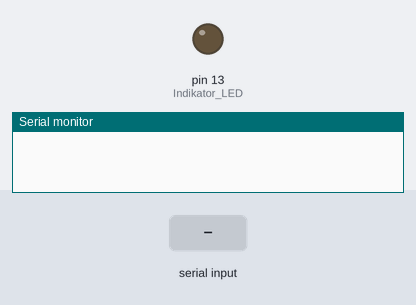
Bench run of a sketch on a simulated Arduino Nano, built with avr-gcc and run on an emulated ATmega328P. Shown: output pins drawn as LEDs (lit = HIGH), the last lines printed to the serial monitor. Inputs (shaded band) come from the test bench. EEPROM starts erased.

Above: at 1.2 s.
1.3 s: "Opening\n" received over Serial
2.8 s: "Writing\n" received over Serial
4.3 s: "Opening\n" received over Serial
At 5.6 s:
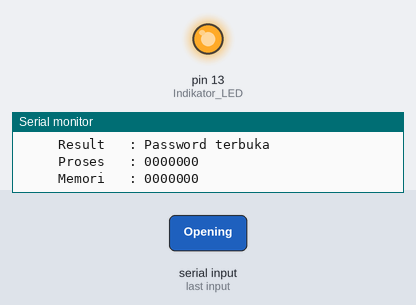
Timing chart, 0 to 7.3 s (numbered marks = the images above; inputs shaded):
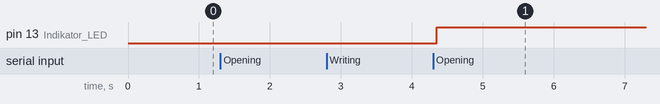

The sketch:

CaesarEncrypt.ino
```cpp
/*
 * Project    = Interface Enkripsi Caesar Pada Arduino Nano Menggunakan Python3 dan Qt5
 * Author     = I Wayan Adiyasa
 * NIM        = 16/404567/PTK/10984
 * Dosen      = Agus Bejo
 * Deskripsi  = Program firmware ini diperuntukan pengunci dengan menggunakan sandi Caesar
 *              dengan menggeser data string yang diterima. Data yang diterima dari
 *              interface Python dan PyQt akan dienkripsi sesuai dengan jumlah data yang
 *              akan digeser. Hasil enkripsi akan diolah untuk disimpan ke dalam EEPROM
 *              atau digunakan untuk membuka kunci / password. Data yang disimpan dalam
 *              EEPROM adala hasil enkripsi, sehingga orang lain tidak mampu mengetahui
 *              password yang tersimpan dalam mikrokontroler.
 */

#include <EEPROM.h>
#include "String.h"

int DataEEPROM[50];			        // Jumlah karakter pada EEPROM
int EncripVal;                  // Nilai pergeseran data saat di encript
int count;                      // Variable untuk fungsi for

String datain;					        // Data Masuk dari USART
String data1;					          // Akses baca atau tulis
int data2;					            // Data encript dan decript
String data3;					          // Data password
bool stsPassword;

void setup() {
  Serial.begin(115200);			    // Inisialisasi memulai komunikasi
  pinMode(13, OUTPUT);			    // Indikator LED
  BacaEEPROM();                 // Baca semua isi EEPROM
  stsPassword = false;          // Status ini, password tertutup
}

void loop() {
  ReadUART();
}

// Proses membaca UART
void ReadUART(){
  if(Serial.available()>0){
    datain = Serial.readStringUntil('\n');
    data1 = datain.substring(0,7);  			    // Status Opening atau Writing
    data2 = datain.substring(7,8).toInt(); 	  // Konversi data string ke integer dari 0 sampai 9
    data3 = datain.substring(8,33);  			    // Jumlah password 25

    delay(50);
    Serial.println("Data diterima : ");
    Serial.print("     Status   : ");
    Serial.println(data1);
    Serial.print("     Enkripsi : ");
    Serial.println(data2);
    Serial.print("     Password : ");
    Serial.println(data3);

    Serial.print("     Result   : ");
    if(data1 == "Opening"){Opening();}
    else if(data1 == "Writing"){Writing();}
    else {Closing();}

    Serial.print("     Proses   : ");
    for(count=0;count<7;count++){Serial.print(data3[count]+data2);}
    Serial.println();
    BacaEEPROM();
    Serial.print("     Memori   : ");
    for(count=0;count<7;count++){Serial.print(DataEEPROM[count]);}
    Serial.println();
  }
}

// Proses membuka kunci
void Opening(){
  for(count=0;count<7;count++){
    if(data3[count]+data2 == DataEEPROM[count]){
      digitalWrite(13,HIGH);
      stsPassword = true;
    }
    else {
      count=7;
      digitalWrite(13,LOW);
      stsPassword = false;
    }
  }
  if(stsPassword == true){Serial.println("Password terbuka");}
  else{Serial.println("Password tertutup");}
}

// Proses penulisan data ke memori EEPROM
void Writing(){
  EEPROM.write(0,data2);
  for(count=1;count<8;count++){
    EEPROM.write(count, data3[count-1]+data2);
    delay(50);
  }
  Serial.println("Password sudah ditulis ke memori");
}

// Ketika data yang diterima tidak sesuai dengan protokol
void Closing(){
  digitalWrite(13, LOW);
  Serial.println("Protokol SALAH!!!");
}

// Proses pembacaan pada EEPROM
void BacaEEPROM(){
  EncripVal = EEPROM.read(0);                 //Baca EEPROM alamat 0 untuk geser encript
  for(count=1;count<51;count++){				      // Mengcounter data EEPROM 100x
    DataEEPROM[count-1] = EEPROM.read(count);}	// Membaca data pada EEPROM
}
```

Measured:
- after the input at 4.3 s, pin 13 (Indikator_LED): LOW → HIGH after 0.05 s
